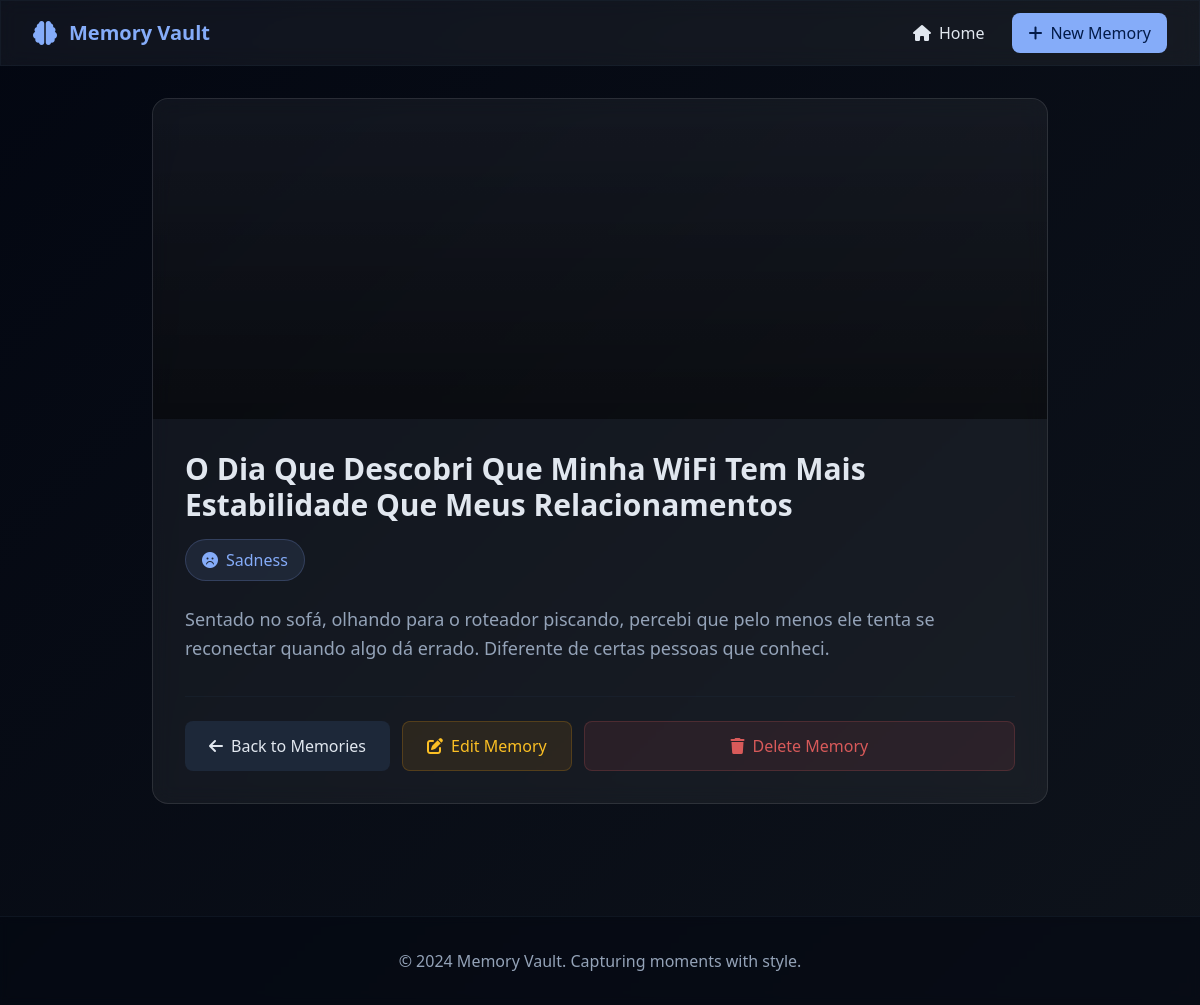
Screenshot of /view/1 with the database file from the repository.
### tables this page shows
CREATE TABLE memories (
            id INTEGER PRIMARY KEY AUTOINCREMENT,
            title TEXT NOT NULL,
            description TEXT,
            image TEXT,
            emotion TEXT NOT NULL
        );

### main.py (the view)
@app.route('/view/<int:memory_id>')
def view(memory_id):
    memory = get_memory(memory_id)
    if memory is None:
        flash('Memory not found!')
        return redirect(url_for('index'))
    return render_template('view.html', memory=memory)

### main.py (called while the page is built)
def get_db_connection():
    conn = sqlite3.connect('memories.db')
    conn.row_factory = sqlite3.Row
    return conn

def get_memory(memory_id):
    conn = get_db_connection()
    memory = conn.execute('SELECT * FROM memories WHERE id = ?', (memory_id,)).fetchone()
    conn.close()
    return memory

### templates/view.html (shortened to what this page needs)
{% extends "base.html" %}
{% block content %}
<div class="max-w-4xl mx-auto">
    <div class="glass-effect rounded-2xl overflow-hidden">
        {% if memory.image %}
            <div class="relative h-64 md:h-80 overflow-hidden">
                <div class="absolute inset-0 bg-gradient-to-t from-black/50 to-transparent"></div>
            </div>
        {% endif %}
        <div class="p-8">
            <div class="flex flex-col md:flex-row md:items-start md:justify-between mb-6 space-y-4 md:space-y-0">
                <div class="flex-1">
                    <h1 class="text-3xl font-bold text-foreground mb-4">{{ memory.title }}</h1>
                    <div class="inline-flex items-center px-4 py-2 rounded-full bg-primary/10 text-primary border border-primary/20">
                        {% if memory.emotion == 'joy' %}
                            <i class="fas fa-smile mr-2"></i>Joy
                        {% elif memory.emotion == 'sadness' %}
                            <i class="fas fa-frown mr-2"></i>Sadness
                        {% elif memory.emotion == 'anger' %}
                            <i class="fas fa-angry mr-2"></i>Anger
                        {% elif memory.emotion == 'fear' %}
                            <i class="fas fa-surprise mr-2"></i>Fear
                        {% elif memory.emotion == 'surprise' %}
                            <i class="fas fa-gasp mr-2"></i>Surprise
                        {% elif memory.emotion == 'disgust' %}
                            <i class="fas fa-meh mr-2"></i>Disgust
                        {% elif memory.emotion == 'love' %}
                            <i class="fas fa-heart mr-2"></i>Love
                        {% elif memory.emotion == 'excitement' %}
                            <i class="fas fa-star mr-2"></i>Excitement
                        {% elif memory.emotion == 'nostalgia' %}
                            <i class="fas fa-clock mr-2"></i>Nostalgia
                        {% else %}
                            <i class="fas fa-question mr-2"></i>{{ memory.emotion.title() }}
                        {% endif %}
                    </div>
                </div>
            </div>
            {% if memory.description %}
                <div class="prose prose-invert max-w-none mb-8">
                    <p class="text-muted-foreground leading-relaxed text-lg">{{ memory.description }}</p>
                </div>
            {% endif %}
            <div class="flex flex-col sm:flex-row gap-3 pt-6 border-t border-border/40">
                <a href="{{ url_for('index') }}"
                   class="flex items-center justify-center space-x-2 px-6 py-3 bg-secondary hover:bg-secondary/80 text-secondary-foreground rounded-lg transition-colors">
                    <i class="fas fa-arrow-left"></i>
                    <span>Back to Memories</span>
                </a>
                <a href="{{ url_for('edit', memory_id=memory.id) }}"
                   class="flex items-center justify-center space-x-2 px-6 py-3 bg-amber-500/10 hover:bg-amber-500/20 text-amber-400 border border-amber-500/20 rounded-lg transition-colors">
                    <i class="fas fa-edit"></i>
                    <span>Edit Memory</span>
                </a>
                <form method="POST" action="{{ url_for('delete', memory_id=memory.id) }}" class="inline flex-1"
                      onsubmit="return confirm('Are you sure you want to delete this memory?')">
                    <button type="submit"
                            class="w-full flex items-center justify-center space-x-2 px-6 py-3 bg-destructive/10 hover:bg-destructive/20 text-destructive border border-destructive/20 rounded-lg transition-colors">
                        <i class="fas fa-trash"></i>
                        <span>Delete Memory</span>
                    </button>
                </form>
            </div>
        </div>
    </div>
</div>
{% endblock %}

### templates/base.html (style rules this page uses)
body { background: linear-gradient(135deg, hsl(224, 71%, 4%) 0%, hsl(217, 32%, 8%) 100%); min-height: 100vh; }
.glass-effect { background: rgba(255, 255, 255, 0.05); backdrop-filter: blur(10px); border: 1px solid rgba(255, 255, 255, 0.1); }

### rows the page displays
memories: title "O Dia Que Descobri Que Minha WiFi Tem Mais Estabilidade Que Meus Relacionamentos", description "Sentado no sofá, olhando para o roteador piscando, percebi que pelo menos ele tenta se reconectar quando algo dá errado. Diferente de certas pessoas que conheci."
